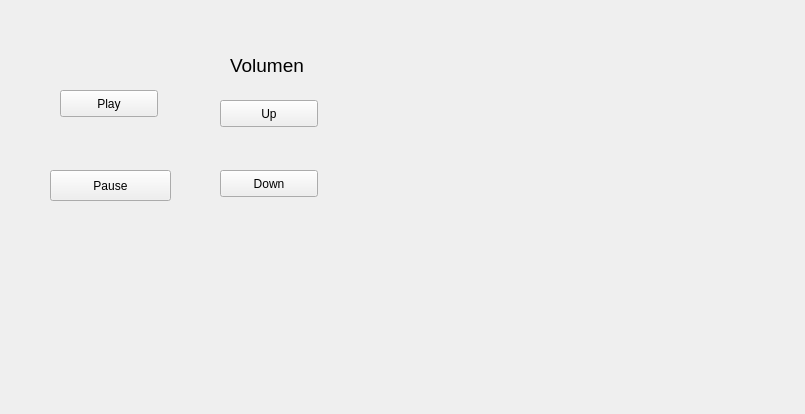
<?xml version="1.0" encoding="UTF-8"?>
<ui version="4.0">
 <class>OpenGUI</class>
 <widget class="QWidget" name="OpenGUI">
  <property name="geometry">
   <rect>
    <x>0</x>
    <y>0</y>
    <width>805</width>
    <height>414</height>
   </rect>
  </property>
  <property name="windowTitle">
   <string>OpenGUI</string>
  </property>
  <widget class="QLabel" name="label">
   <property name="geometry">
    <rect>
     <x>230</x>
     <y>50</y>
     <width>81</width>
     <height>31</height>
    </rect>
   </property>
   <property name="font">
    <font>
     <pointsize>14</pointsize>
    </font>
   </property>
   <property name="text">
    <string>Volumen</string>
   </property>
  </widget>
  <widget class="QPushButton" name="pushButton_1">
   <property name="geometry">
    <rect>
     <x>50</x>
     <y>170</y>
     <width>121</width>
     <height>31</height>
    </rect>
   </property>
   <property name="text">
    <string>Pause</string>
   </property>
  </widget>
  <widget class="QPushButton" name="pushButton">
   <property name="geometry">
    <rect>
     <x>60</x>
     <y>90</y>
     <width>98</width>
     <height>27</height>
    </rect>
   </property>
   <property name="text">
    <string>Play</string>
   </property>
  </widget>
  <widget class="QPushButton" name="pushButton_2">
   <property name="geometry">
    <rect>
     <x>220</x>
     <y>100</y>
     <width>98</width>
     <height>27</height>
    </rect>
   </property>
   <property name="text">
    <string>Up</string>
   </property>
  </widget>
  <widget class="QPushButton" name="pushButton_3">
   <property name="geometry">
    <rect>
     <x>220</x>
     <y>170</y>
     <width>98</width>
     <height>27</height>
    </rect>
   </property>
   <property name="text">
    <string>Down</string>
   </property>
  </widget>
 </widget>
 <layoutdefault spacing="6" margin="11"/>
 <resources/>
 <connections/>
</ui>
